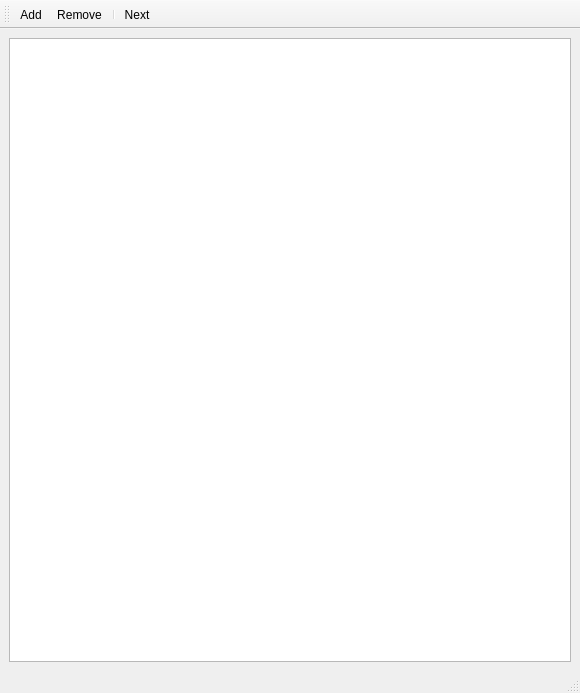
<?xml version="1.0" encoding="UTF-8"?>
<ui version="4.0">
 <class>MainWindow</class>
 <widget class="QMainWindow" name="MainWindow">
  <property name="geometry">
   <rect>
    <x>0</x>
    <y>0</y>
    <width>580</width>
    <height>693</height>
   </rect>
  </property>
  <property name="windowTitle">
   <string>MainWindow</string>
  </property>
  <widget class="QWidget" name="centralwidget">
   <layout class="QGridLayout" name="gridLayout">
    <item row="0" column="0">
     <widget class="QTableView" name="combatTable">
      <property name="selectionMode">
       <enum>QAbstractItemView::SingleSelection</enum>
      </property>
      <property name="selectionBehavior">
       <enum>QAbstractItemView::SelectRows</enum>
      </property>
      <attribute name="horizontalHeaderStretchLastSection">
       <bool>true</bool>
      </attribute>
     </widget>
    </item>
   </layout>
  </widget>
  <widget class="QStatusBar" name="statusbar"/>
  <widget class="QToolBar" name="toolBar">
   <property name="windowTitle">
    <string>toolBar</string>
   </property>
   <attribute name="toolBarArea">
    <enum>TopToolBarArea</enum>
   </attribute>
   <attribute name="toolBarBreak">
    <bool>false</bool>
   </attribute>
   <addaction name="actionAdd"/>
   <addaction name="actionRemove"/>
   <addaction name="separator"/>
   <addaction name="actionNext"/>
  </widget>
  <action name="actionAdd">
   <property name="text">
    <string>Add</string>
   </property>
  </action>
  <action name="actionRemove">
   <property name="text">
    <string>Remove</string>
   </property>
  </action>
  <action name="actionNext">
   <property name="text">
    <string>Next</string>
   </property>
  </action>
 </widget>
 <resources/>
 <connections/>
</ui>
